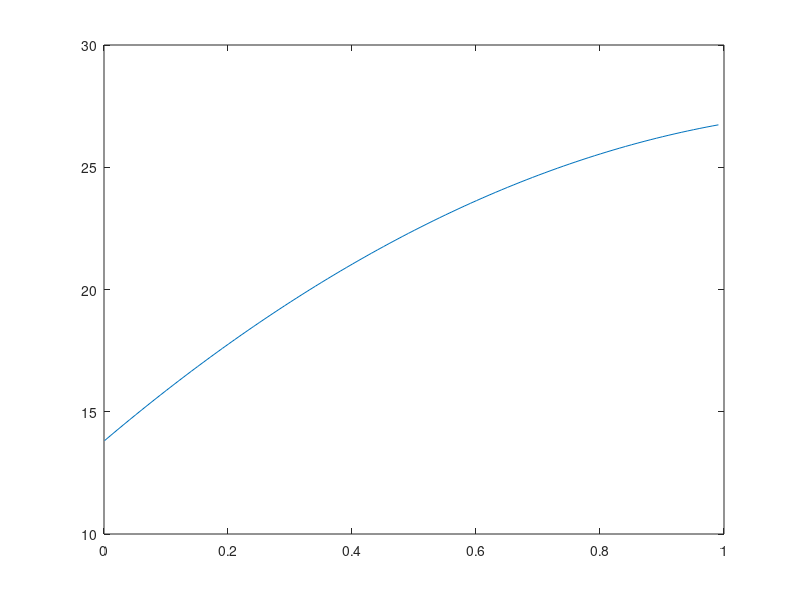

Here is the MATLAB script that generated this plot:
close all; clc;

velocity = 0.001:0.01:1;
columb = 13.80;
viscous_1o = 21.48;
viscous_2o = -8.504;

for i=1:length(velocity)
    fric_force(i) = columb +  viscous_1o*velocity(i) + viscous_2o*(velocity(i)^2);
end
plot(velocity,fric_force)